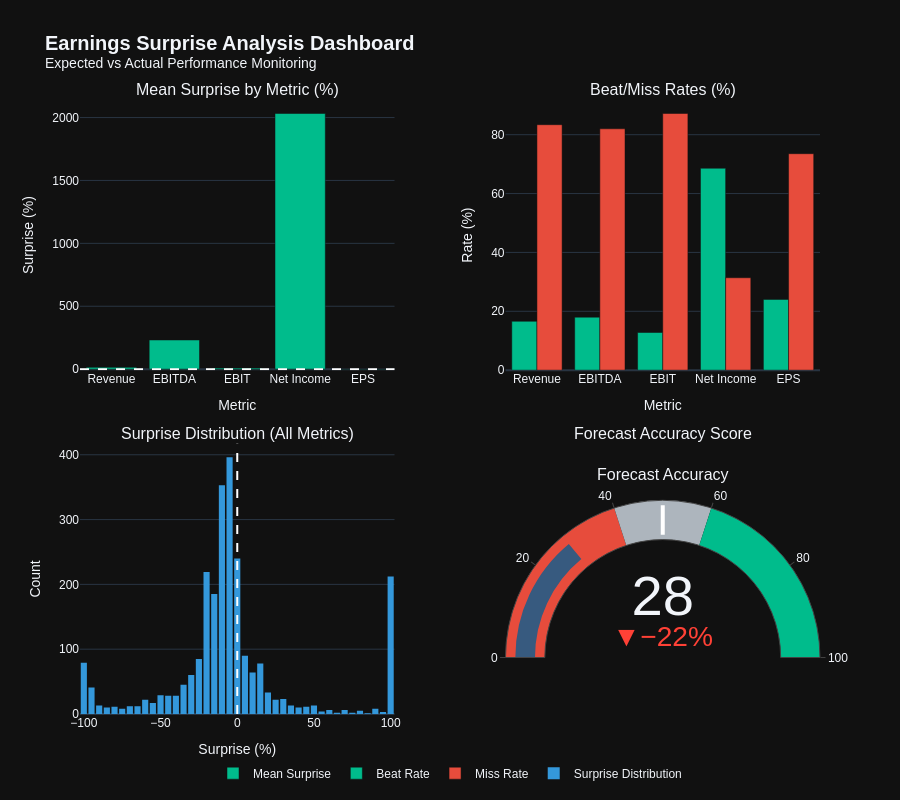

The code cell stored with this chart in its notebook:
### Markdown cell above
## Cell 7.13: Comprehensive Earnings Analytics Dashboard

Integrate earnings analytics visualizations with alert generation for significant events.

**Key Features:**
1. **Earnings Surprise Dashboard** - Expected vs Actual monitoring
2. **Analyst Recommendation Heatmap** - Consensus sentiment analysis
3. **Market Movers Detection** - Pre/post earnings volatility tracking
4. **Price Target Analytics** - Confidence intervals and target spread
5. **Earnings Quality Alerts** - Automated flagging of anomalies

**Outputs:**
- earnings_surprise_dashboard.html
- analyst_recommendation_heatmap.html
- market_movers_dashboard.html
- price_target_analytics.html
- earnings_quality_alerts.json

### Code cell
# ============================================================================
# Cell 7.13: Comprehensive Earnings Analytics Dashboard
# ============================================================================

print('=' * 80)
print('COMPREHENSIVE EARNINGS ANALYTICS DASHBOARD')
print('=' * 80)

# Centralized parameters (no magic numbers)
REFERENCE_DATE = resolve_reference_date(all_stocks_features, REFERENCE_DATE)
EARNINGS_SURPRISE_TOP_N = 500
ANALYST_HEATMAP_TOP_N_SECTORS = 12
MARKET_MOVERS_LOOKBACK_DAYS = 10
MARKET_MOVERS_TOP_N = 50
PRICE_TARGET_TOP_N_SECTORS = 12

# Create earnings analytics output directory
earnings_analytics_dir = OUTPUT_DIR / 'eda' / 'earnings_analytics'
earnings_analytics_dir.mkdir(parents=True, exist_ok=True)

# ============================================================================
# 1. Earnings Surprise Dashboard
# ============================================================================
print('\n📊 Generating Earnings Surprise Dashboard...')

fig_surprise = create_earnings_surprise_dashboard(
    all_stocks_features,
    reference_date=REFERENCE_DATE,
    top_n=EARNINGS_SURPRISE_TOP_N,
    output_path=earnings_analytics_dir / 'earnings_surprise_dashboard.html'
)
fig_surprise.show()
print('  ✓ Saved: earnings_surprise_dashboard.html')

# ============================================================================
# 2. Analyst Recommendation Heatmap
# ============================================================================
print('\n📊 Generating Analyst Recommendation Heatmap...')

fig_analyst_heatmap = create_analyst_recommendation_heatmap(
    all_stocks_features,
    top_n_sectors=ANALYST_HEATMAP_TOP_N_SECTORS,
    output_path=earnings_analytics_dir / 'analyst_recommendation_heatmap.html'
)
fig_analyst_heatmap.show()
print('  ✓ Saved: analyst_recommendation_heatmap.html')

# ============================================================================
# 3. Market Movers Dashboard
# ============================================================================
print('\n📊 Generating Market Movers Dashboard...')

fig_movers = create_market_movers_dashboard(
    all_stocks_features,
    reference_date=REFERENCE_DATE,
    lookback_days=MARKET_MOVERS_LOOKBACK_DAYS,
    top_n=MARKET_MOVERS_TOP_N,
    output_path=earnings_analytics_dir / 'market_movers_dashboard.html'
)
fig_movers.show()
print('  ✓ Saved: market_movers_dashboard.html')

# ============================================================================
# 4. Price Target Analytics Dashboard
# ============================================================================
print('\n📊 Generating Price Target Analytics Dashboard...')

fig_price_target = create_price_target_analytics(
    all_stocks_features,
    top_n_sectors=PRICE_TARGET_TOP_N_SECTORS,
    output_path=earnings_analytics_dir / 'price_target_analytics.html'
)
fig_price_target.show()
print('  ✓ Saved: price_target_analytics.html')

# ============================================================================
# 5. Generate Earnings Quality Alerts
# ============================================================================
print('\n⚠️ Generating Earnings Quality Alerts...')

# Centralized alert thresholds (customize per risk appetite)
EPS_SURPRISE_MISS_THRESHOLD_PCT = 25
ANALYST_DOWNGRADE_THRESHOLD_PCT = 15.0
ANALYST_DOWNGRADE_MIN_PERIODS = 2
TARGET_SPREAD_THRESHOLD_PCT = 50.0
PRE_EARNINGS_WINDOW_DAYS = 10
PRE_EARNINGS_VOLATILITY_QUANTILE = 0.85
MAX_TICKERS_PER_ALERT = 100

ALERT_CONFIG = EarningsAlertConfig(
    eps_surprise_miss_threshold_pct=EPS_SURPRISE_MISS_THRESHOLD_PCT,
    analyst_downgrade_threshold_pct=ANALYST_DOWNGRADE_THRESHOLD_PCT,
    analyst_downgrade_min_periods=ANALYST_DOWNGRADE_MIN_PERIODS,
    target_spread_threshold_pct=TARGET_SPREAD_THRESHOLD_PCT,
    pre_earnings_window_days=PRE_EARNINGS_WINDOW_DAYS,
    pre_earnings_volatility_quantile=PRE_EARNINGS_VOLATILITY_QUANTILE,
    max_tickers_per_alert=MAX_TICKERS_PER_ALERT,
)

alerts_path = earnings_analytics_dir / 'earnings_quality_alerts.json'
earnings_alerts = generate_earnings_quality_alerts(
    all_stocks_features,
    config=ALERT_CONFIG,
    reference_date=REFERENCE_DATE,
    output_path=alerts_path,
)
print(f'  ✓ Saved: {alerts_path}')

# Display summary
print('\n📋 Earnings Quality Alert Summary:')
print(f'  Total alerts generated: {len(earnings_alerts["alerts"])}')
for alert in earnings_alerts['alerts']:
    print(f"  [{alert['severity']}] {alert['alert_type']}: {alert['description']}")

print('\n✓ Comprehensive Earnings Analytics Dashboard Complete')
print(f'  Output directory: {earnings_analytics_dir}')
print('  Visualizations: 4 HTML files')
print(f'  Alerts: 1 JSON file with {len(earnings_alerts["alerts"])} alerts')

### Figure 1 — Plotly figure (JSON) as saved in the notebook; plotly's stock layout.template omitted (floating-point values rounded to 4 significant figures; data arrays with more than 128 entries replaced by an {"elided": "..."} marker saying what was removed)
{"data": [{"hovertemplate": "<b>%{x}</b><br>Surprise: %{y:.1f}%<extra></extra>", "marker": {"color": ["#00bc8c", "#00bc8c", "#00bc8c", "#00bc8c", "#00bc8c"]}, "name": "Mean Surprise", "x": ["Revenue", "EBITDA", "EBIT", "Net Income", "EPS"], "y": [14.23, 231.7, 8.281, 2032.0, 0.3999], "type": "bar", "xaxis": "x", "yaxis": "y"}, {"hovertemplate": "<b>%{x}</b><br>Beat: %{y:.1f}%<extra></extra>", "marker": {"color": "#00bc8c"}, "name": "Beat Rate", "x": ["Revenue", "EBITDA", "EBIT", "Net Income", "EPS"], "y": [16.6, 18.0, 12.8, 68.6, 24.05], "type": "bar", "xaxis": "x2", "yaxis": "y2"}, {"hovertemplate": "<b>%{x}</b><br>Miss: %{y:.1f}%<extra></extra>", "marker": {"color": "#e74c3c"}, "name": "Miss Rate", "x": ["Revenue", "EBITDA", "EBIT", "Net Income", "EPS"], "y": [83.4, 82.0, 87.2, 31.4, 73.55], "type": "bar", "xaxis": "x2", "yaxis": "y2"}, {"hovertemplate": "Surprise: %{x:.1f}%<br>Count: %{y}<extra></extra>", "marker": {"color": "#3498db"}, "name": "Surprise Distribution", "nbinsx": 50, "x": {"elided": "2499 float values"}, "type": "histogram", "xaxis": "x3", "yaxis": "y3"}, {"delta": {"reference": 50, "suffix": "%"}, "gauge": {"axis": {"range": [0, 100]}, "bar": {"color": "#375a7f"}, "steps": [{"color": "#e74c3c", "range": [0, 40]}, {"color": "#adb5bd", "range": [40, 60]}, {"color": "#00bc8c", "range": [60, 100]}], "threshold": {"line": {"color": "white", "width": 4}, "thickness": 0.75, "value": 50}}, "mode": "gauge+number+delta", "title": {"font": {"size": 16}, "text": "Forecast Accuracy"}, "value": 28.01, "type": "indicator", "domain": {"x": [0.575, 1.0], "y": [0.0, 0.44]}}], "layout": {"xaxis": {"anchor": "y", "domain": [0.0, 0.425], "title": {"text": "Metric"}}, "yaxis": {"anchor": "x", "domain": [0.56, 1.0], "title": {"text": "Surprise (%)"}}, "xaxis2": {"anchor": "y2", "domain": [0.575, 1.0], "title": {"text": "Metric"}}, "yaxis2": {"anchor": "x2", "domain": [0.56, 1.0], "title": {"text": "Rate (%)"}}, "xaxis3": {"anchor": "y3", "domain": [0.0, 0.425], "title": {"text": "Surprise (%)"}}, "yaxis3": {"anchor": "x3", "domain": [0.0, 0.44], "title": {"text": "Count"}}, "annotations": [{"font": {"size": 16}, "showarrow": false, "text": "Mean Surprise by Metric (%)", "x": 0.2125, "xanchor": "center", "xref": "paper", "y": 1.0, "yanchor": "bottom", "yref": "paper"}, {"font": {"size": 16}, "showarrow": false, "text": "Beat/Miss Rates (%)", "x": 0.7875, "xanchor": "center", "xref": "paper", "y": 1.0, "yanchor": "bottom", "yref": "paper"}, {"font": {"size": 16}, "showarrow": false, "text": "Surprise Distribution (All Metrics)", "x": 0.2125, "xanchor": "center", "xref": "paper", "y": 0.44, "yanchor": "bottom", "yref": "paper"}, {"font": {"size": 16}, "showarrow": false, "text": "Forecast Accuracy Score", "x": 0.7875, "xanchor": "center", "xref": "paper", "y": 0.44, "yanchor": "bottom", "yref": "paper"}], "shapes": [{"line": {"color": "white", "dash": "dash"}, "type": "line", "x0": 0, "x1": 1, "xref": "x domain", "y0": 0, "y1": 0, "yref": "y"}, {"line": {"color": "white", "dash": "dash"}, "type": "line", "x0": 0, "x1": 0, "xref": "x3", "y0": 0, "y1": 1, "yref": "y3 domain"}], "legend": {"orientation": "h", "yanchor": "bottom", "y": -0.12, "xanchor": "center", "x": 0.5}, "font": {"family": "Arial, sans-serif", "size": 12}, "title": {"text": "<b>Earnings Surprise Analysis Dashboard</b><br><sup>Expected vs Actual Performance Monitoring</sup>", "font": {"size": 20}}, "height": 800, "showlegend": true}}
